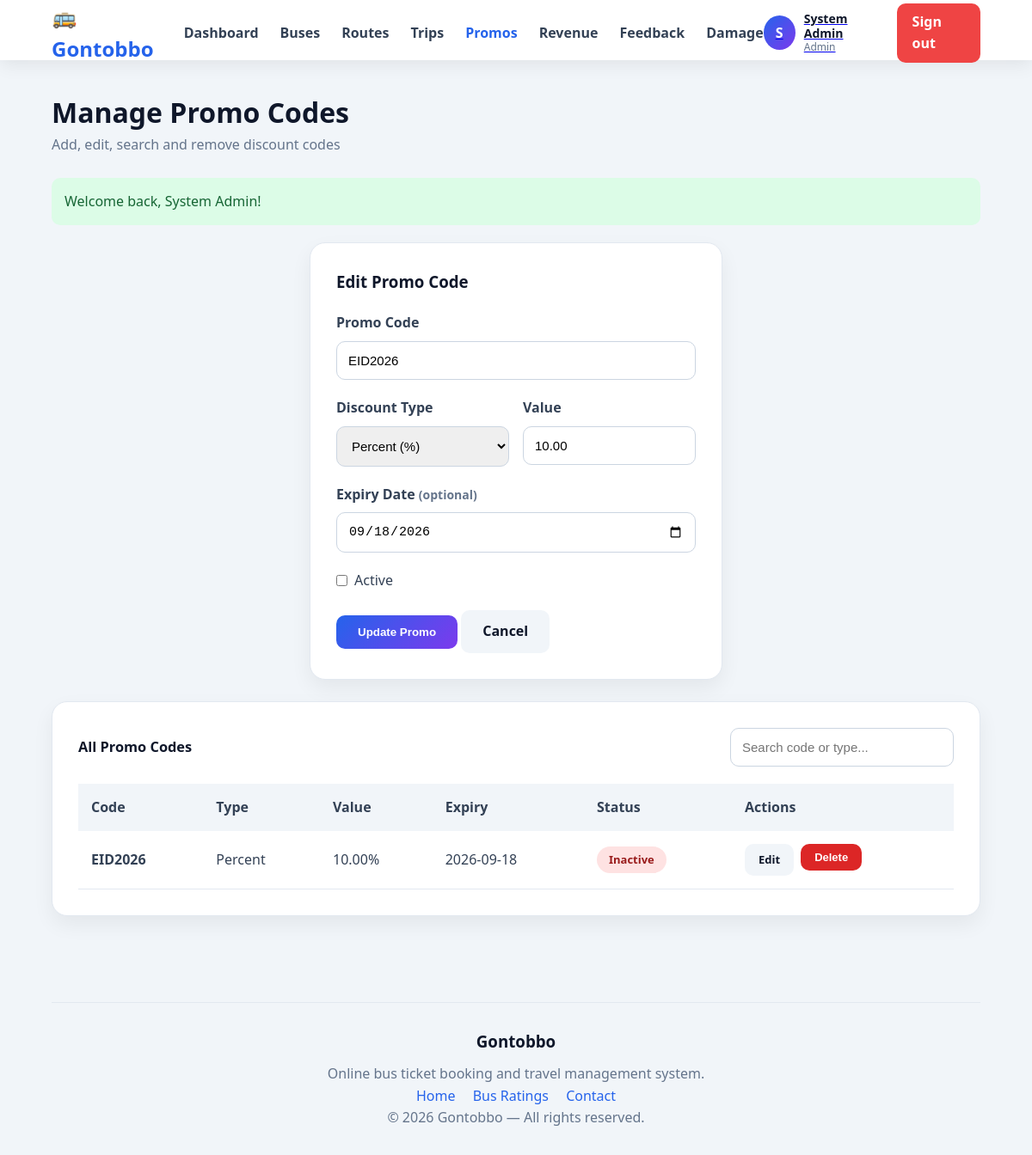
/index.php?page=admin&action=promos&edit=1 (signed in), run on the app's committed database.
### tables this page shows
CREATE TABLE `promo_codes` (
  `promo_id` int(11) NOT NULL,
  `code` varchar(30) DEFAULT NULL,
  `discount_type` enum('percent','flat') DEFAULT NULL,
  `discount_value` decimal(6,2) DEFAULT NULL,
  `expiry_date` date DEFAULT NULL,
  `is_active` tinyint(1) DEFAULT NULL
);

### models/promo_model.php (called while the page is built, shortened)
<?php
function get_promos($conn) {
    $sql = "SELECT promo_id, code, discount_type, discount_value, expiry_date, is_active
            FROM promo_codes ORDER BY promo_id DESC";
    $res = mysqli_query($conn, $sql);
    return mysqli_fetch_all($res, MYSQLI_ASSOC);
}
function get_promo($conn, $id) {
    $sql = "SELECT promo_id, code, discount_type, discount_value, expiry_date, is_active
            FROM promo_codes WHERE promo_id = ?";
    $stmt = mysqli_prepare($conn, $sql);
    mysqli_stmt_bind_param($stmt, 'i', $id);
    mysqli_stmt_execute($stmt);
    $row = mysqli_fetch_assoc(mysqli_stmt_get_result($stmt));
    return $row;
}

### helpers/helpers.php (called while the page is built, shortened)
<?php
function esc($value)
{
    return htmlspecialchars(
        (string) ($value ?? ''),
        ENT_QUOTES,
        'UTF-8'
    );
}
function clean_input($value)
{
    return trim(
        htmlspecialchars(
            (string) ($value ?? ''),
            ENT_QUOTES,
            'UTF-8'
        )
    );
}
function is_blank($value)
{
    return trim((string) $value) === '';
}

### views/admin/promos.php (the view, shortened to what this page needs)
<?php require __DIR__ . '/../partials/header.php'; ?>
<section class="card card-narrow">
    <h3 class="card-title"><?= $editPromo ? 'Edit Promo Code' : 'Add New Promo Code' ?></h3>
    <form method="post" action="index.php?page=admin&action=<?= $editPromo ? 'updatepromo' : 'addpromo' ?>" novalidate>
        <div class="form-group">
            <label for="code">Promo Code</label>
            <input id="code" name="code" type="text" value="<?= esc($editPromo['code'] ?? '') ?>"
                placeholder="e.g. EID2026">
        </div>
        <div class="form-row">
            <div class="form-group">
                <label for="discount_type">Discount Type</label>
                <select id="discount_type" name="discount_type">
                    <?php $dt = $editPromo['discount_type'] ?? ''; ?>
                    <option value="percent" <?= $dt === 'percent' ? 'selected' : '' ?>>Percent (%)</option>
                </select>
            </div>
            <div class="form-group">
                <label for="discount_value">Value</label>
                <input id="discount_value" name="discount_value" type="number" step="0.01" min="0"
                    value="<?= esc($editPromo['discount_value'] ?? '') ?>" placeholder="e.g. 10">
            </div>
        </div>
        <div class="form-group">
            <label for="expiry_date">Expiry Date <span class="muted-text">(optional)</span></label>
            <input id="expiry_date" name="expiry_date" type="date" value="<?= esc($editPromo['expiry_date'] ?? '') ?>">
        </div>
        <div class="form-group">
            <label class="checkbox-inline">
                <input type="checkbox" name="is_active" value="1" <?= (!$editPromo || $editPromo['is_active']) ? 'checked' : '' ?>>
                Active
            </label>
        </div>
        <button type="submit" class="btn btn-primary"><?= $editPromo ? 'Update Promo' : 'Add Promo' ?></button>
        <?php if ($editPromo): ?>
            <a href="index.php?page=admin&action=promos" class="btn btn-ghost">Cancel</a>
        <?php endif; ?>
    </form>
</section>
<section class="card">
    <div class="form-row-inline">
        <h3 class="card-title" style="margin:0;">All Promo Codes</h3>
        <form method="get" action="index.php" class="search-form-compact">
            <input type="text" name="q" value="<?= esc($_GET['q'] ?? '') ?>" placeholder="Search code or type..."
                style="width:260px;">
        </form>
    </div>
    <?php if (empty($promos)): ?>
        <div class="empty-box">
            <p>No promo codes found.</p>
        </div>
    <?php else: ?>
        <table class="data-table">
            <thead>
                <tr>
                    <th>Code</th>
                    <th>Type</th>
                    <th>Value</th>
                    <th>Expiry</th>
                    <th>Status</th>
                    <th>Actions</th>
                </tr>
            </thead>
            <tbody>
                <?php foreach ($promos as $p): ?>
                    <tr>
                        <td><strong><?= esc($p['code']) ?></strong></td>
                        <td><?= esc(ucfirst($p['discount_type'])) ?></td>
                        <td>
                            <?= $p['discount_type'] === 'percent'
                                ? esc($p['discount_value']) . '%'
                                : CURRENCY . esc($p['discount_value']) ?>
                        </td>
                        <td><?= $p['expiry_date'] ? esc($p['expiry_date']) : '<span class="muted-text">No expiry</span>' ?></td>
                        <td>
                            <span class="pill pill-<?= $p['is_active'] ? 'success' : 'danger' ?>">
                                <?= $p['is_active'] ? 'Active' : 'Inactive' ?>
                            </span>
                        </td>
                        <td>
                            <div class="table-actions">
                                <a href="index.php?page=admin&action=promos&edit=<?= (int) $p['promo_id'] ?>"
                                    class="btn btn-ghost btn-small">Edit</a>
                                <form method="post" action="index.php?page=admin&action=deletepromo"
                                    onsubmit="return confirm('Delete this promo code?');" style="display:inline;">
                                    <button type="submit" class="btn btn-danger btn-small">Delete</button>
                                </form>
                            </div>
                        </td>
                    </tr>
                <?php endforeach; ?>
            </tbody>
        </table>
    <?php endif; ?>
</section>
<?php require __DIR__ . '/../partials/footer.php'; ?>

### assets/css/style.css (style rules this page uses)
:root { --primary: #2563eb; --secondary: #7c3aed; --dark: #0f172a; --text: #334155; --light: #f8fafc; --border: #e2e8f0; --success: #16a34a; --danger: #dc2626; }
* { box-sizing: border-box; margin: 0; padding: 0; }
html, body { height: 100%; }
body { font-family: "Segoe UI", Arial, sans-serif; background: #f1f5f9; color: var(--text); line-height: 1.6; min-height: 100vh; }
.app-body { min-height: 100vh; display: flex; flex-direction: column; }
.card { background: white; padding: 30px; border-radius: 18px; margin-bottom: 25px; border: 1px solid var(--border); box-shadow: 0 10px 25px rgba(0, 0, 0, 0.06); animation: fade 0.5s ease; }
.card-title { margin-bottom: 20px; color: var(--dark); }
.form-group { margin-bottom: 20px; }
label { display: block; margin-bottom: 8px; font-weight: 600; }
input, select, textarea { width: 100%; padding: 13px; border-radius: 10px; border: 1px solid #cbd5e1; outline: none; font-size: 15px; }
.btn { border: none; padding: 12px 25px; border-radius: 10px; cursor: pointer; font-weight: 700; text-decoration: none; display: inline-block; }
.btn-primary { color: white; background: linear-gradient(135deg, var(--primary), var(--secondary)); }
.data-table { width: 100%; border-collapse: collapse; }
.data-table th { background: #f1f5f9; padding: 15px; text-align: left; }
.data-table td { padding: 15px; border-bottom: 1px solid var(--border); }
.pill { display: inline-block; padding: 5px 14px; border-radius: 20px; font-size: 13px; font-weight: 700; background: #f1f5f9; }
.muted-text { color: #64748b; font-size: 14px; }
.card-narrow { max-width: 480px; margin-left: auto; margin-right: auto; }
.btn-ghost { background: #f1f5f9; color: var(--dark); }
.btn-danger { background: #dc2626; color: white; }
.btn-small { padding: 8px 16px; font-size: 13px; }
.search-form-compact { align-items: flex-end; }
.form-row { display: flex; gap: 16px; }
.form-row .form-group { flex: 1; }
.form-row-inline { display: flex; justify-content: space-between; align-items: center; margin-bottom: 20px; font-size: 14px; }
.checkbox-inline { display: inline-flex !important; align-items: center; gap: 8px; font-weight: 500; margin-bottom: 0 !important; cursor: pointer; }
.checkbox-inline input { width: auto; }
.pill-danger { background: #fee2e2; color: #991b1b; }
.table-actions { display: flex; gap: 8px; flex-wrap: wrap; }

### data on the page
promo_codes: code "EID2026", discount_type "Percent (%)", discount_value "10.00", expiry_date "09/18/2026", discount_type "Percent", expiry_date "2026-09-18", shows "Inactive"

### other printed values
APP_NAME "Gontobbo"
substr($navUser['name'] ?? 'U', 0, 1) "S"
$navUser['name'] "System Admin"
$role "Admin"
$pageHeading "Manage Promo Codes"
$pageSub "Add, edit, search and remove discount codes"
$flash['message'] "Welcome back, System Admin!"
